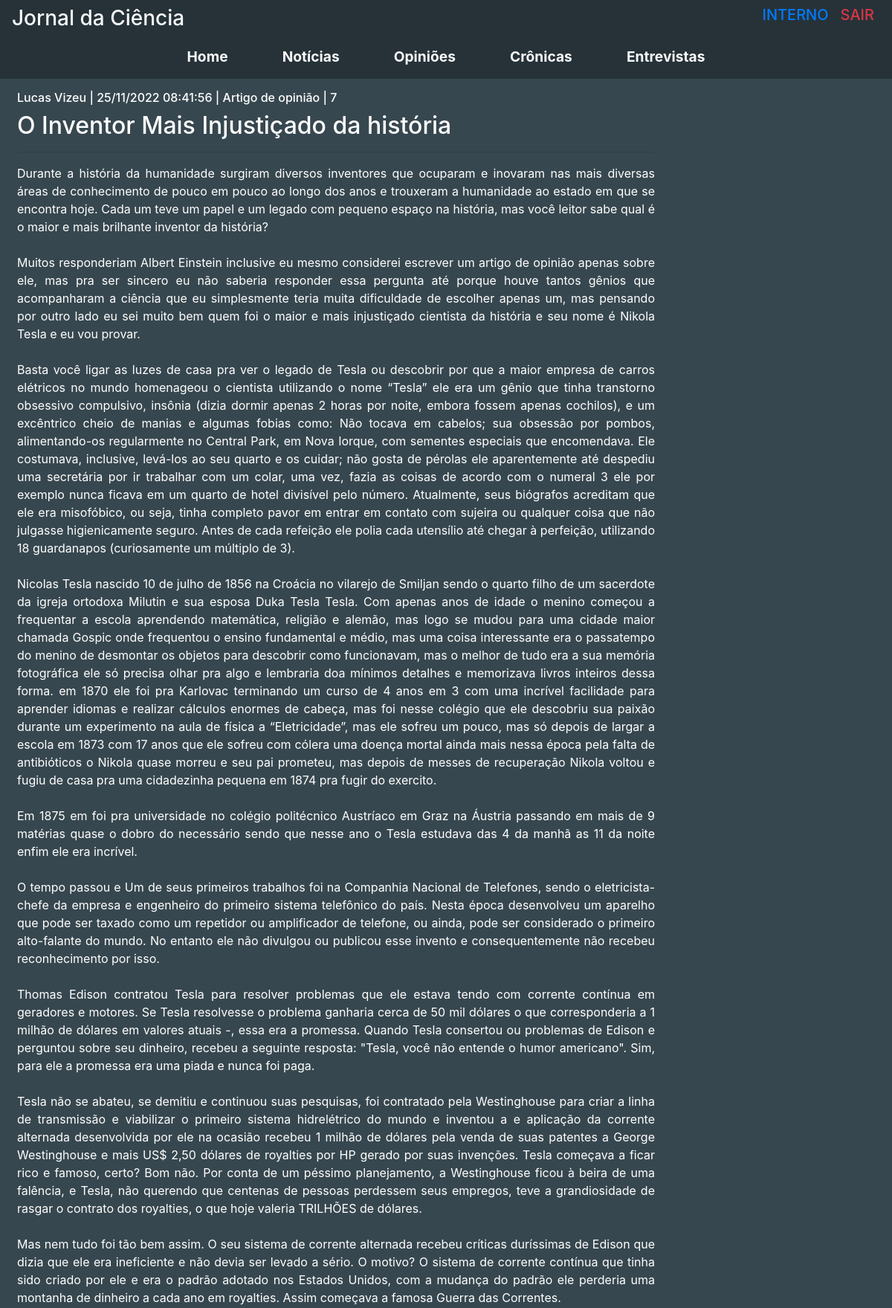
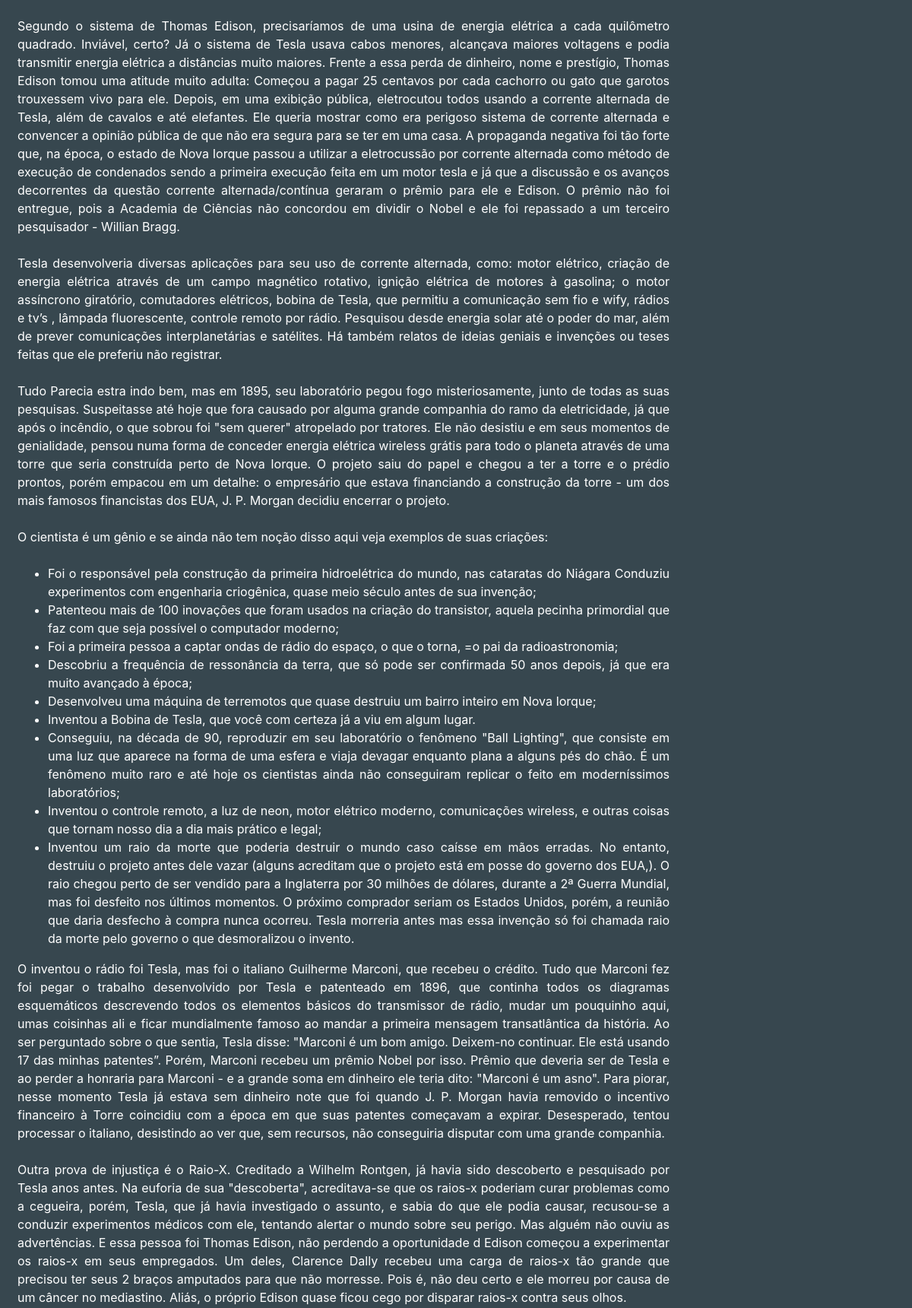
/posts.php?id=2 (signed in, upper part), run on the app's committed database (2 pictures, top to bottom).
### tables this page shows
CREATE TABLE `posts` (
  `Id` int(11) NOT NULL,
  `Titulo` varchar(100) NOT NULL,
  `Subtitulo` varchar(1000) NOT NULL,
  `Postagem` text NOT NULL,
  `Autor` varchar(100) NOT NULL,
  `Categoria` varchar(100) NOT NULL,
  `Data_e_hora` varchar(100) NOT NULL,
  `Views` int(11) NOT NULL,
  `Imagem_capa` text NOT NULL
);

### posts.php (the view, shortened to what this page needs)
<?php
    include_once './includes/_header.php';
?>
<main class = "row m-2">
    <div class="col-12 col-md-9 text-white text-justify mt-2">
        <?php
            include_once('./includes/_config.php');
            if (isset($_GET['id'])) {
                $Id = $_GET['id'];
                $sql = "SELECT * FROM posts WHERE `Id` = $Id";
                $result = $conexao->query($sql);
                $post = mysqli_fetch_assoc($result);
                if(empty($post)){
                    echo "<h1>Inexistente</h1>";
                }else{
                    $views = $post['Views'];
                    $views_novas = $views + 1;
                    echo "
                        <h6>$post[Autor] | $post[Data_e_hora] | $post[Categoria] | $views_novas</h6>
                        <h2>$post[Titulo]</h2>
                    ";
                    echo"
                        <hr>
                        $post[Postagem]
                        <hr>
                        <h3>Mais Artigos:</h3>
                    ";
                };
            }else{
                header("location: index.php");
            }
        ?>
    </div>
    <div class="d-none d-md-block col-3 text-light p-2">
    </div>
</main>
<?php
    include_once './includes/_footer.php'
?>

### data on the page
posts: Autor "Lucas Vizeu", Data_e_hora "25/11/2022 08:41:56", Categoria "Artigo de opinião", Views "7", Titulo "O Inventor Mais Injustiçado da história", Postagem "Durante a história da humanidade surgiram diversos inventores que ocuparam e inovaram nas mais diversas áreas de conhecimento de pouco em pouco ao longo dos anos e trouxeram a humanidade ao estado em que se encontra hoje. Cada um teve um papel e um legado com pequeno espaço na história, mas você leitor sabe qual é o maior e mais brilhante inventor da história? Muitos responderiam Albert Einstein inclusive eu mesmo considerei escrever um artigo de opinião apenas sobre ele, mas pra ser sincero eu não saberia responder essa pergunta até porque houve tantos gênios que acompanharam a ciência que eu simplesmente teria muita dificuldade de escolher apenas um, mas pensando por outro lado eu sei…"
